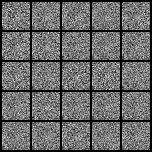
#> input picture images/0.png, 152 x 152 px, given in place of input.jpg, which was not available
$ python -i align_images.py   (imports and definitions only)
#> lines starting #> are read from the running program, lines starting #| are printed output that depends on the picture; pictures that were not available may be replaced by others from this repository, and a replacement may not be noted
import cv2
import numpy as np


def align(reference):
#> called with reference = 'images/0.png'
    print('Aligning reference photo with input photo...')
    # Load the images
    input_path = 'C:\\Users\\Theo\\PycharmProjects\\pythonProject\\demo\\api\\input\\input.jpg'
    img1 = cv2.imread(input_path)
#> img1 is the input picture: shape (152, 152, 3); min 0, max 255, mean 104.4
    img2 = cv2.imread('C:\\Users\\Theo\\PycharmProjects\\pythonProject\\demo\\api\\' + reference) # reference

    # Convert the images to grayscale
    gray1 = cv2.cvtColor(img1, cv2.COLOR_BGR2GRAY)
    gray2 = cv2.cvtColor(img2, cv2.COLOR_BGR2GRAY)

    # Create a SIFT feature detector
    sift = cv2.xfeatures2d.SIFT_create()

    # Detect key points and descriptors in both images
    kp1, des1 = sift.detectAndCompute(gray1, None)
#> kp1 = 273 keypoints; strongest (x, y, size): (31, 44, 1.9), (18, 31, 1.9), (48, 121, 1.8), (108, 91, 1.9)
    kp2, des2 = sift.detectAndCompute(gray2, None)
#> kp2 has the same summary as kp1

    # Match the key points in the two images
    bf = cv2.BFMatcher()
    matches = bf.knnMatch(des1, des2, k=2)
#> matches = 273 matches

    # Apply Lowe's ratio test to filter matches
    good_matches = []
    for m, n in matches:
        if m.distance < 0.75 * n.distance:
            good_matches.append(m)
#> after the loop, good_matches = 273 matches

    # Extract the key points from the good matches
    src_pts = np.float32([kp1[m.queryIdx].pt for m in good_matches]).reshape(-1, 1, 2)
#> src_pts = 273 rows, first 8: [3.09, 137.4], [3.37, 129.1], [3.66, 67.06], [4.59, 116.8], [4.68, 26.23], [5.6, 57.45], [6.03, 90.68], [6.42, 7.19]
    dst_pts = np.float32([kp2[m.trainIdx].pt for m in good_matches]).reshape(-1, 1, 2)
#> dst_pts has the same summary as src_pts

    # Estimate the transformation matrix using RANSAC
    M, mask = cv2.findHomography(src_pts, dst_pts, cv2.RANSAC, 5.0)
#> M = [[1, -1.37e-17, 7.08e-14], [-8.95e-16, 1, 7.45e-14], [-1.14e-17, 1.53e-19, 1]]; mask = 273 values from 1 to 1

    # Apply the transformation matrix to the first image
    aligned_img1 = cv2.warpPerspective(img1, M, (img2.shape[1], img2.shape[0]))

    # Crop the aligned images to remove any black borders
    aligned_img1 = cv2.copyMakeBorder(aligned_img1, 10, 10, 10, 10, cv2.BORDER_CONSTANT, value=(0, 0, 0))
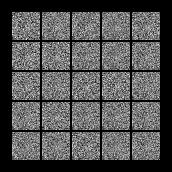
#> aligned_img1: shape (172, 172, 3); min 0, max 255, mean 81.5

    x, y, w, h = cv2.boundingRect(cv2.cvtColor(aligned_img1, cv2.COLOR_BGR2GRAY))
#> x = 12; y = 12; w = 148; h = 148
    aligned_img1 = aligned_img1[y:y+h, x:x+w]
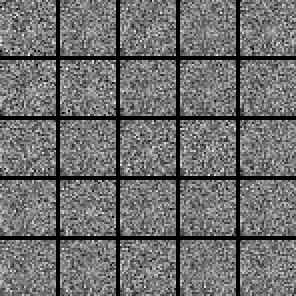
#> aligned_img1: shape (148, 148, 3) (shown 2 times larger); min 0, max 255, mean 110.1

    output = 'C:\\Users\\Theo\\PycharmProjects\\pythonProject\\demo\\api\\intermediary\\input_aligned.jpg'
    # Display the aligned images
    cv2.imwrite(output, aligned_img1)
    return output

>>> result = align('images/0.png')

$ run again, on images/1600.png
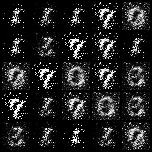
#> input picture images/1600.png, 152 x 152 px, given in place of input.jpg, which was not available
#> in align, img1 is the input picture: shape (152, 152, 3); min 0, max 255, mean 35.1
#> kp1 = 267 keypoints; strongest (x, y, size): (47, 70, 2), (77, 40, 2), (17, 100, 2), (76, 132, 3.3)
#> kp2 has the same summary as kp1
#> matches = 267 matches
#> src_pts = 267 rows, first 8: [6.07, 81.78], [6.94, 100.8], [10.34, 77.33], [10.34, 77.33], [11.61, 71.21], [11.61, 71.21], [12.56, 111.1], [13.29, 80.01]
#> dst_pts has the same summary as src_pts
#> M = [[1, -1.58e-16, -3.79e-14], [1.2e-15, 1, -8.4e-14], [1.35e-17, -2.93e-18, 1]]; mask = 267 values from 1 to 1
#> in align, `aligned_img1 = cv2.copyMakeBorder(aligned_img1, 10, 10, 10, 10, cv2.BO..`:
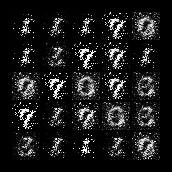
#> aligned_img1: shape (172, 172, 3); min 0, max 255, mean 27.4
#> x = 12; w = 148
#> in align, `aligned_img1 = aligned_img1[y:y+h, x:x+w]`:
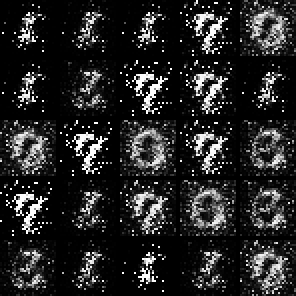
#> aligned_img1: shape (148, 148, 3) (shown 2 times larger); min 0, max 255, mean 37.1
